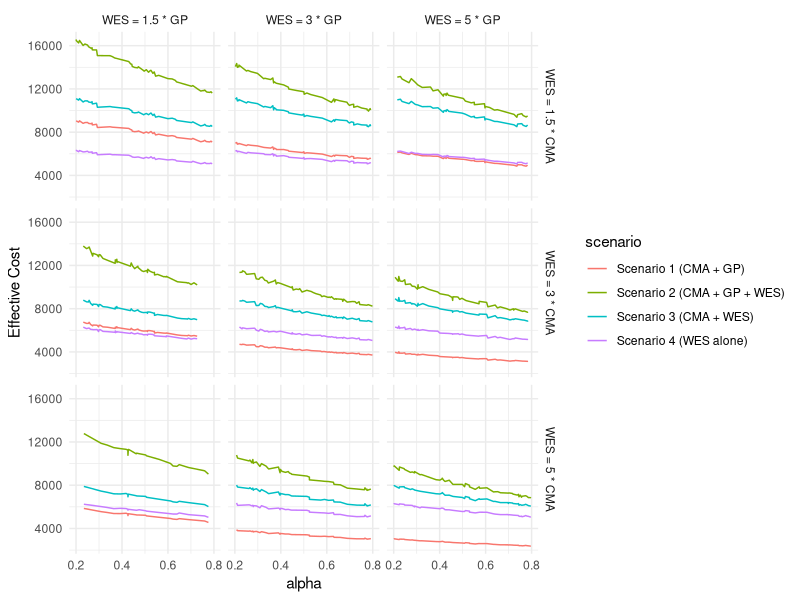
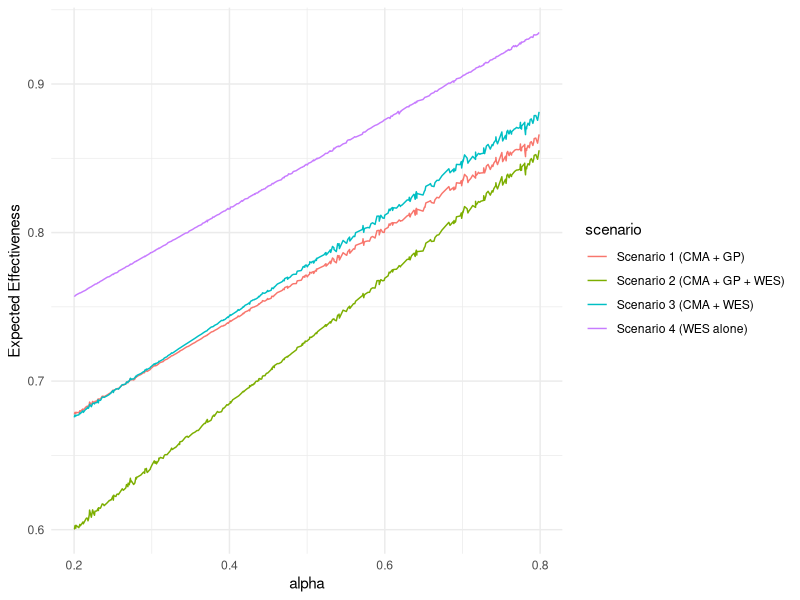
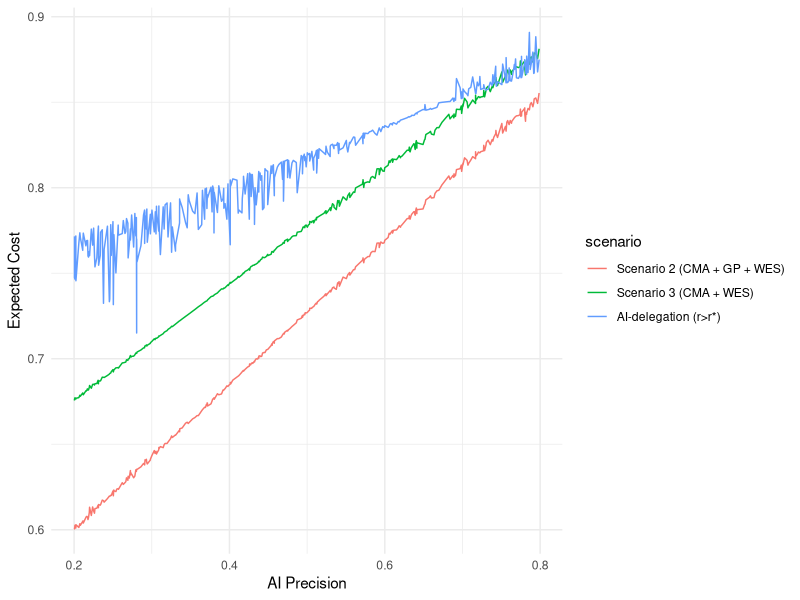

These charts were generated, in order, by the following R code:
## ---- chunk 1
library(tidyverse)
library(ggplot2)
library(dplyr)
library(gridExtra)
library(cowplot)
library(patchwork)
## ---- chunk 2
set.seed(123)

# Simulate parameters
n <- 400
cma_yield <- rbeta(n, 154,1382) # CMA yield
gp_yield <- rbeta(n, 234, 1871)  # gene-panel yield
wes_yield_1tier <- rbeta(n, 27, 46)  # WES first-tier yield (mean 0.37)
wes_yield_3tier <- rbeta(n, 228, 464) # WES third-tier yield (mean 0.33)
wes_yield_2tier <- 0.35 # The yield of WES as second-tier test is slightly lower than first-tier but higher than third-tier

expert_fee <- 165 # cost at decision node
cost_ratio_gp <- sample(c(1.5, 3, 5), n, replace = TRUE) # 3 levels of cost-difference ratio
cost_ratio_cma <- sample(c(1.5, 3, 5), n, replace = TRUE) 
wes_cost <- rnorm(n, 4589.4, 45) # cost of WES
cma_cost <- wes_cost / cost_ratio_cma # cost of CMA
gp_cost <- wes_cost / cost_ratio_gp  # gene-panel cost

cma_ppv <- 0.7638 # CMA positive predictive value
cma_npv <- 0.9807 # CMA negative predictive value
gp_ppv <- 0.95
gp_npv <- 0.99
wes_ppv <- 0.994
wes_npv <- 0.999

# AI precision, assume that it follows a beta distribution with mean 0.87 & SD 0.1
mu <- 0.87
sigma <- 0.15
a <- mu * ((mu * (1 - mu) / sigma^2) - 1)
b <- (1 - mu) * ((mu * (1 - mu) / sigma^2) - 1)
ai_precision <- rbeta(n,a,b)

alpha <- runif(n, 0.2, 0.8) # The weighting parameter of the utility function
beta <- 1 - alpha
lambda <- 0.03 # The parameter of the exponential decay function, exp(-lambda*tat), for turnaround time 

utility <- function(pv, tat){ # pv can be either PPV or NPV
  result <- alpha*(2*pv - 1) + beta*exp(-lambda*tat)
  return (result)
}

## ---- chunk 3
generate_data <- function() {
  
  # Effective cost for Scenario 1 (CMA + GP, standard testing)
  s1_cost <- cma_cost + expert_fee + (1-cma_yield)*(gp_cost + expert_fee)  #expected cost
  s1_eff <- cma_yield*utility(cma_ppv, 6) + (1-cma_yield)*(gp_yield*utility(gp_ppv,14) + (1-gp_yield)*utility(gp_npv,18)) #effectiveness
  s1_eff_cost <- s1_cost / s1_eff
  
  # Effective cost for Scenario 2 (CMA + GP + WES)
  s2_cost <- cma_cost + expert_fee + (1-cma_yield)*(gp_cost + expert_fee + (1-gp_yield)*(wes_cost + expert_fee))
  s2_eff <- cma_yield*utility(cma_ppv,6) + (1-cma_yield)*gp_yield*utility(gp_ppv,14) + (1-cma_yield)*(1-gp_yield)*
            (wes_yield_3tier*utility(wes_ppv,26) + (1-wes_yield_3tier)*utility(wes_npv,26))
  s2_eff_cost <- s2_cost / s2_eff
  
  # Effective cost Scenario 3 (CMA + WES)
  s3_cost <- cma_cost + expert_fee + (1-cma_yield)*(wes_cost + expert_fee) 
  s3_eff <- cma_yield*utility(cma_ppv,6) + (1-cma_yield)*(wes_yield_2tier*utility(wes_ppv,18) + (1-wes_yield_2tier)*utility(wes_npv,18))
  s3_eff_cost <- s3_cost/s3_eff                 
  
  # Effective cost for Scenario 4 (WES alone)
  s4_cost <- wes_cost + expert_fee
  s4_eff <- wes_yield_1tier*utility(wes_ppv,12) + (1-wes_yield_1tier)*utility(wes_npv,12)
  s4_eff_cost <- s4_cost/s4_eff
  
  # Effective cost for AI-delegation mode (r > r*)
  ai_cost <- cma_cost + expert_fee + (1-cma_yield)*(gp_cost + (1-ai_precision)*wes_cost) #This is only for r > r*
  ai_eff <- ai_precision*utility(gp_ppv,10) + (1-ai_precision)*(wes_yield_3tier*utility(wes_ppv,18) 
            + (1-wes_yield_3tier)*utility(wes_npv,18))
  ai_eff_cost <- ai_cost / ai_eff
  
  complete_data <- data.frame(
    scenario = rep(c("Scenario 1 (CMA + GP)", "Scenario 2 (CMA + GP + WES)", "Scenario 3 (CMA + WES)", 
                     "Scenario 4 (WES alone)", "AI-delegation (r>r*)"), each = n),
    expected_cost = c(s1_cost, s2_cost, s3_cost, s4_cost, ai_cost),
    expected_utility = c(s1_eff, s2_eff, s3_eff, s4_eff, ai_eff),
    effective_cost = c(s1_eff_cost, s2_eff_cost, s3_eff_cost, s4_eff_cost, ai_eff_cost),
    cost_ratio_cma = rep(cost_ratio_cma,5),
    cost_ratio_gp = rep(cost_ratio_gp,5),
    ai_performance = rep(ai_precision,5),
    alpha_values = rep(alpha,5)
  )
  
  complete_data$scenario <- factor(complete_data$scenario, levels = c("Scenario 1 (CMA + GP)", "Scenario 2 (CMA + GP + WES)", 
                                                         "Scenario 3 (CMA + WES)", "Scenario 4 (WES alone)", "AI-delegation (r>r*)"))
  
  return(complete_data)
}
## ---- chunk 4
data <- generate_data()
## ---- chunk 5
expert_alone <- data %>% filter(scenario != "AI-delegation (r>r*)")

# Cost difference labels
cma_labels <- as_labeller(c("1.5" = "WES = 1.5 * CMA",
                               "3" = "WES = 3 * CMA",
                               "5" = "WES = 5 * CMA"))

gp_labels <- as_labeller(c("1.5" = "WES = 1.5 * GP",
                               "3" = "WES = 3 * GP",
                               "5" = "WES = 5 * GP"))

ggplot(expert_alone, aes(x = alpha_values, y = effective_cost, color = scenario)) +
  geom_line() + 
  facet_grid(cost_ratio_cma ~ cost_ratio_gp, labeller = labeller(cost_ratio_cma = cma_labels, cost_ratio_gp = gp_labels)) +
  labs(x = "alpha",
       y = "Effective Cost") +
  theme_minimal()
## ---- chunk 6
ggplot(expert_alone, aes(x = alpha_values, y = expected_utility, color = scenario)) +
  geom_line() + 
  labs(x = "alpha",
       y = "Expected Effectiveness") +
  theme_minimal()
## ---- chunk 7
ai_delegation <- data %>% filter(scenario %in% c("Scenario 2 (CMA + GP + WES)", "Scenario 3 (CMA + WES)", "AI-delegation (r>r*)"))

ggplot(ai_delegation, aes(x = alpha_values, y = expected_utility, color = scenario)) +
  geom_line() +
  labs(x = "AI Precision", y = "Expected Cost") +
  theme_minimal()
